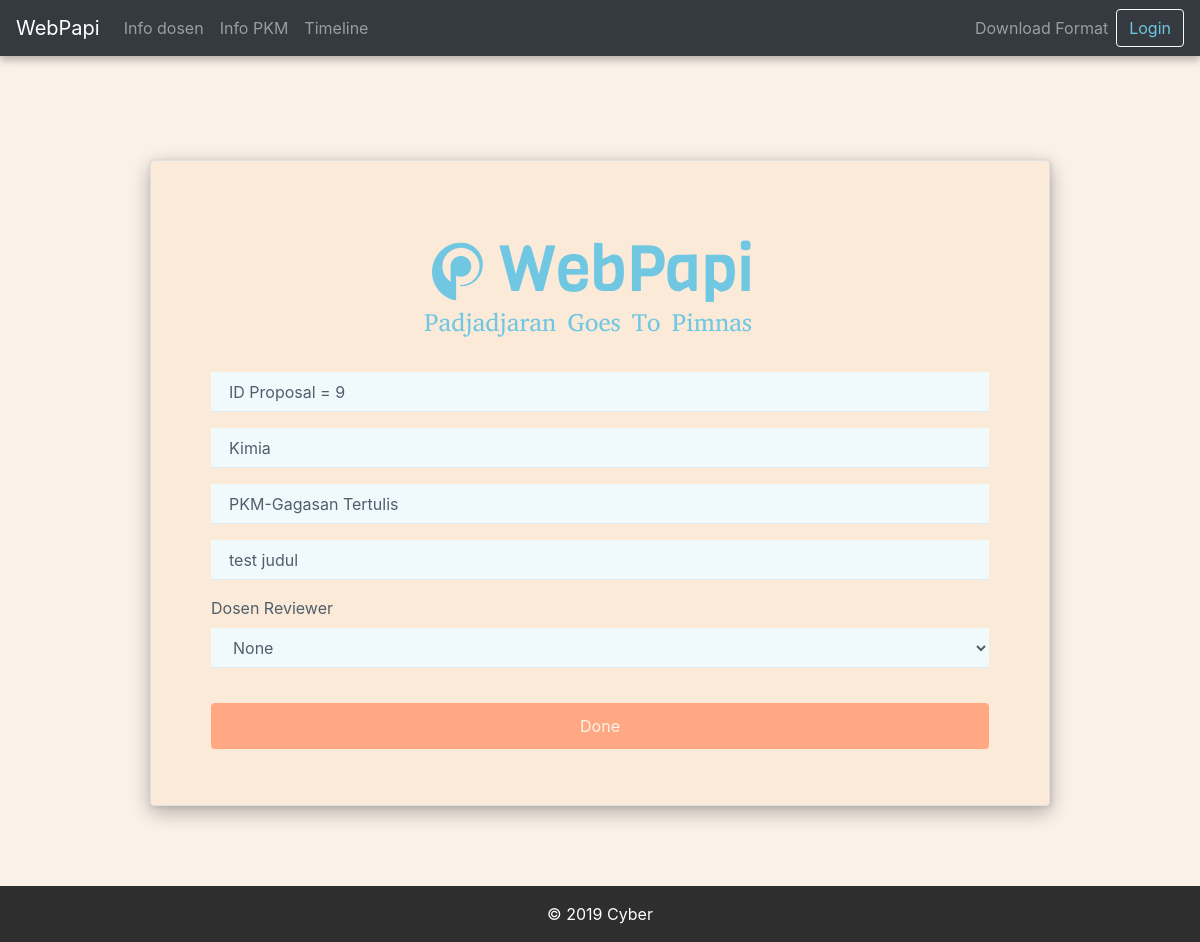
Screenshot of /bem/manage_dosen/9/ with the database file from the repository.
### papi/models.py (models this page shows, shortened)
class ProposalPKM(models.Model):
    judul = models.CharField(max_length=50)
    namaKetua = models.CharField(max_length=50)
    deskripsi = models.TextField(default='')
    createdDate = models.DateTimeField(default=timezone.now)
    document = models.FileField(
        upload_to='proposal', default='ProposalDefault.txt', validators=[validate_file_extension])
    idUsers = models.ForeignKey(User, on_delete=models.CASCADE)
    idDosenReviewer = models.ForeignKey(
        Dosen, on_delete=models.CASCADE, default=1)
    idKategori = models.ForeignKey(
        'KategoriPKM', on_delete=models.CASCADE, default=1)
    idBidang = models.ForeignKey(
        'BidangPKM', on_delete=models.CASCADE, default=1)
    idStatus = models.ForeignKey(
        'StatusRevisi', on_delete=models.CASCADE, default=1)
    idFakultas = models.ForeignKey(
        Fakultas, on_delete=models.CASCADE, default=1)

class KategoriPKM(models.Model):
    namaKategori = models.CharField(max_length=50)

class BidangPKM(models.Model):
    namaBidang = models.CharField(max_length=50)
    jumlahAnggota = models.IntegerField(blank=True, null=True)

### bempapi/views.py (the view)
# urls.py: path('manage_dosen/<idPkm>/', views.manage_dosen, name='manage-dosen'),
def manage_dosen(request, idPkm):
    pkm = get_object_or_404(ProposalPKM, pk=idPkm)
    dosens = Dosen.objects.filter(bidang=pkm.idKategori.pk)
    if request.method == 'POST':
        d_form = InputDosenReviewer(request.POST, instance=pkm)
        if d_form.is_valid():
            d_form.save()
            return redirect('list-pkm-pengurus')
    else:
        d_form = InputDosenReviewer()
    context = {
        'pkm': pkm,
        'form': d_form,
        'dosens': dosens,
    }
    return render(request, 'bempapi/manage_dosen_next.html', context)

### bempapi/forms.py
class InputDosenReviewer(forms.ModelForm):
    class Meta:
        model = ProposalPKM
        fields = ('idDosenReviewer',)

### bempapi/templates/bempapi/manage_dosen_next.html (shortened to what this page needs)
{% extends 'papi/base.html' %}
{% load static %}
{% block content %}
    <div class="register-photo" style="background-color: #FAF1E8;">
        <div class="login-clean" style="background-color: #FAF1E8;">
            <div class="form-container" style="background-color: #FDE3C8;">
                <form class="border rounded" action="{% url 'manage-dosen' idPkm=pkm.pk %}" method="POST" style="min-width: 60%;background-color: #fbead8;margin-top: -50px;margin-bottom: 50px;margin-top: 50px; box-shadow: 0 6px 20px 0 rgba(0, 0, 0, 0.15), 0 6px 20px 0 rgba(0, 0, 0, 0.15); margin-right: 10%; margin-left: 18%">
                    <div class="illustration">
                        <div><img src="{% static 'papi/img/Login.jpg' %}" class="center"></div>
                    </div>
                    <div class="form-group"><input class="form-control" type="text" disabled value="ID Proposal = {{ pkm.pk }}" name="nama" placeholder="ID PKM" style="background-color: #f0f9fc;"></div>
                    <div class="form-group"><input class="form-control" type="text" disabled value="{{ pkm.idKategori.namaKategori }}" name="npm" placeholder="Kategori PKM" max="13" style="background-color: #f0f9fc;"></div>
                    <div class="form-group"><input class="form-control" type="text" disabled value="{{ pkm.idBidang.namaBidang }}" name="npm" placeholder="Bidang PKM" max="13" style="background-color: #f0f9fc;"></div>
                    <div class="form-group"><input class="form-control" type="text" disabled value="{{ pkm.judul }}" name="npm" placeholder="Judul PKM" max="13" style="background-color: #f0f9fc;"></div>
                    <div class="form-group"><label class="text-center" style="font-weight: normal;">Dosen Reviewer</label>
                        <select class="form-control" name="idDosenReviewer" style="background-color: #f0f9fc;">
                            <optgroup label="Dosen">
                                {% for dosen in dosens %}
                                    <option value="{{ dosen.pk }}">{{ dosen.user.username }}</option>
                                {% endfor %}
                            </optgroup>
                        </select>
                    </div>
                    <div class="form-group"><button class="btn btn-primary btn-block" type="submit" style="background-color: #FFA883;color: #FAF2E8;">Done</button></div>
                </form>
            </div>
        </div>
    </div>
{% endblock %}

### papi/static/papi/css/Login-Form-Clean.css (style rules this page uses)
.login-clean { background: #f1f7fc; padding: 80px 0; }
.login-clean form { max-width: 320px; width: 90%; margin: 0 auto; background-color: #ffffff; padding: 40px; border-radius: 4px; color: #505e6c; box-shadow: 1px 1px 5px rgba(0,0,0,0.1); }
.login-clean .illustration { text-align: center; padding: 0 0 20px; font-size: 100px; color: rgb(244,71,107); }
.login-clean form .form-control { background: #f7f9fc; border: none; border-bottom: 1px solid #dfe7f1; border-radius: 0; box-shadow: none; outline: none; color: inherit; text-indent: 8px; height: 42px; }
.login-clean form .btn-primary { background: #f4476b; border: none; border-radius: 4px; padding: 11px; box-shadow: none; margin-top: 26px; text-shadow: none; outline: none !important; }

### papi/static/papi/css/Registration-Form-with-Photo.css (style rules this page uses)
.register-photo { background: #f1f7fc; padding: 80px 0; }
.register-photo .form-container { display: table; max-width: 900px; width: 90%; margin: 0 auto; box-shadow: 1px 1px 5px rgba(0,0,0,0.1); }
.register-photo form { display: table-cell; width: 400px; background-color: #ffffff; padding: 40px 60px; color: #505e6c; }
.register-photo form .form-control { background: #f7f9fc; border: none; border-bottom: 1px solid #dfe7f1; border-radius: 0; box-shadow: none; outline: none; color: inherit; text-indent: 6px; height: 40px; }
.register-photo form .btn-primary { background: #f4476b; border: none; border-radius: 4px; padding: 11px; box-shadow: none; margin-top: 35px; text-shadow: none; outline: none !important; }

### papi/static/papi/css/styles.css (style rules this page uses)
.login-clean { background: #f1f7fc; padding: 80px 0; padding-bottom: 0; }

### rows the page displays
ProposalPKM: nama "ID Proposal = 9", npm "Kimia", npm "PKM-Gagasan Tertulis", npm "test judul"

### other values shown
form field idDosenReviewer "None"
